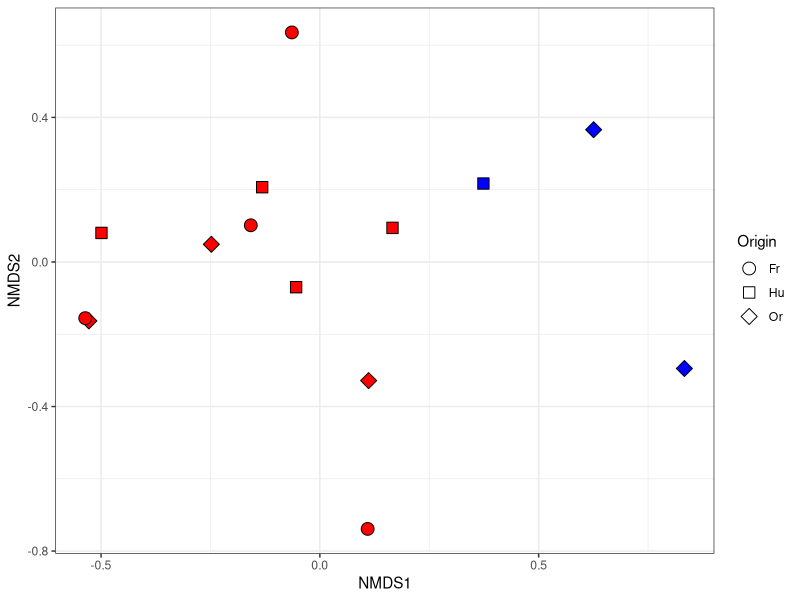
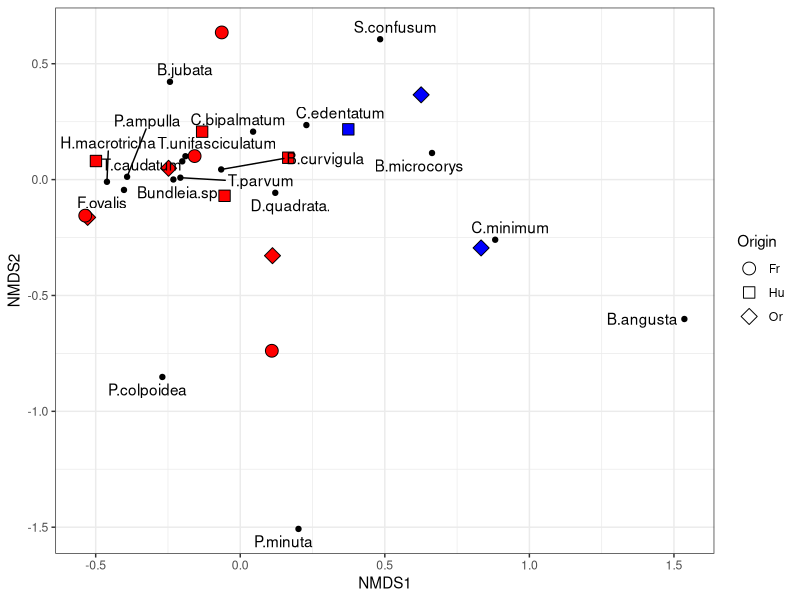

The R source for these figures, in order:
## ---- chunk 1
library(knitr)
opts_chunk$set(echo = FALSE, message = FALSE, warning = FALSE)
## ---- chunk 2
library(readxl)
library(vegan)
library(dplyr)
library(ggplot2)

## ---- chunk 3
dat <- read_excel("Data/Infusoria_abundance.xlsx")

kable(dat)
## ---- chunk 4
ord <- 
  dat %>% 
  select(-Name,-Sex, -Origin, -Type) %>% 
  metaMDS(., trace = FALSE )


MDS_sites <- as.data.frame(scores(ord)$sites)

MDS_species <- as.data.frame(scores(ord)$species)

MDS_species <-
MDS_species %>% 
  mutate(Species = row.names(.))

## ---- chunk 5

Pl_site <- 
MDS_sites %>% 
  mutate(Sex = dat$Sex, Origin = dat$Origin, Type = dat$Type) %>% 
  ggplot(aes(x = NMDS1, y = NMDS2)) +
  geom_point(aes(fill = Type, shape = Origin), size = 4) +
  scale_shape_manual(values = c(21, 22, 23)) +
  scale_fill_manual(values = c("red", "blue")) +
  guides(fill = "none") +
  theme_bw()

Pl_site
## ---- chunk 6
library(ggrepel)

Pl_site +
  geom_point(data = MDS_species) +
  geom_text_repel(data = MDS_species, aes(label = Species))
## ---- chunk 7

permanova_dat <- adonis2(formula = dat[,-c(1:4)] ~ Sex + Type + Origin, data = dat, permutations = 10000, by = "margin")

library(broom)

kable(tidy(permanova_dat))
## ---- chunk 8
simp <- simper(comm = dat[,-c(1:4)],group = dat$Sex, permutations = 10000)
summary(simp)
## ---- chunk 9
simp2 <- simper(comm = dat[,-c(1:4)],group = dat$Origin, permutations = 10000)
summary(simp2)
